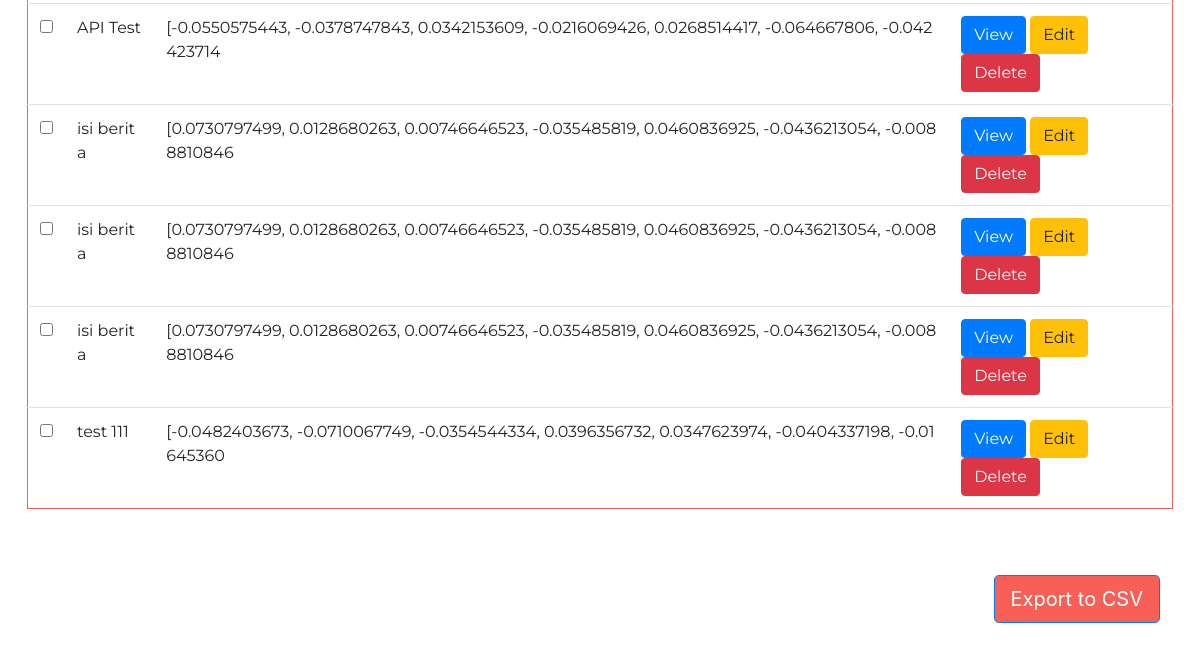
Before: /history (lower part) with the older database file.
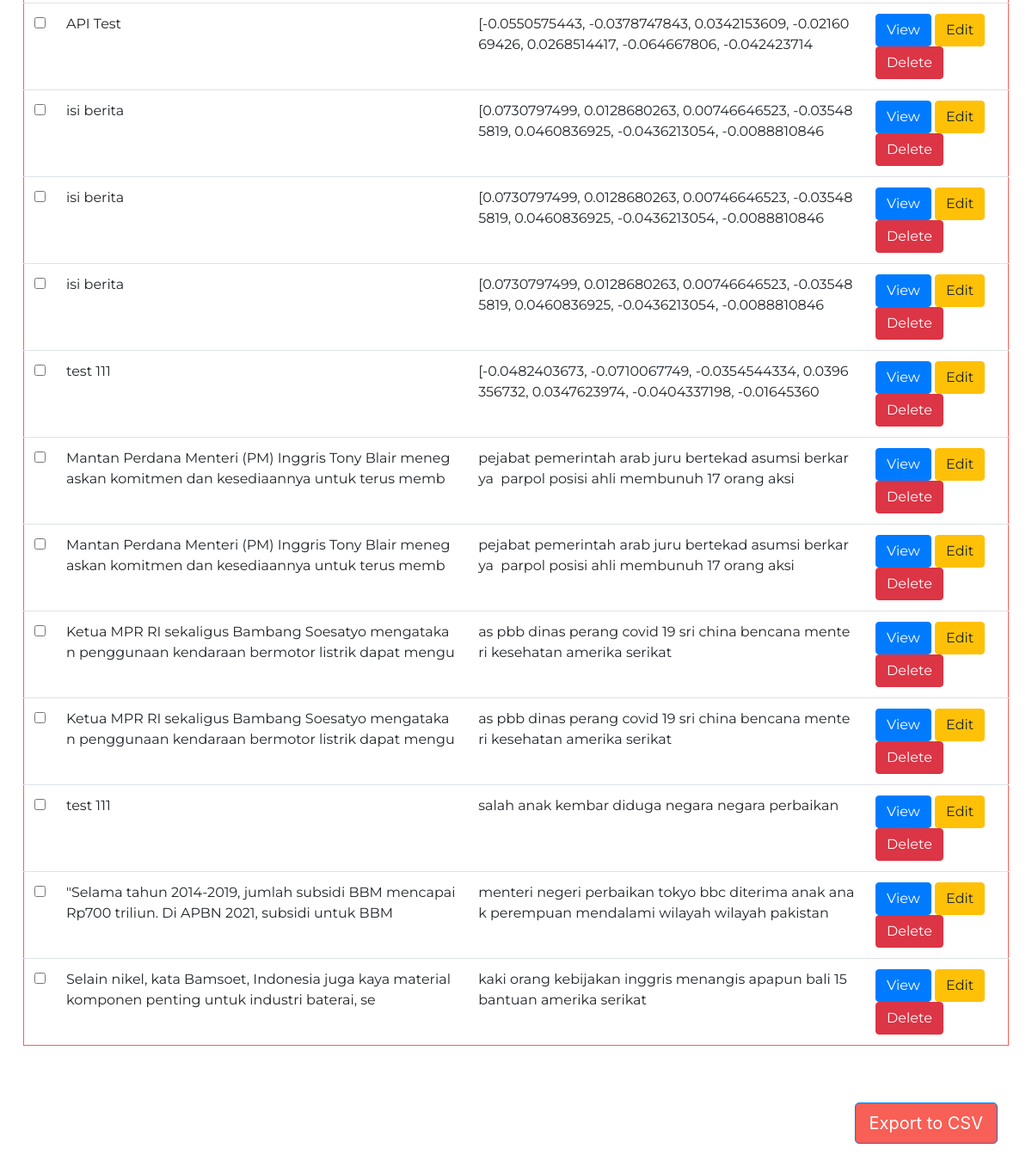
After: the same page with the newer database file.
### main.py (models this page shows, shortened)
class News(db.Model):
    id = db.Column(db.Integer, primary_key=True)
    inputNews = db.Column(db.Text, nullable=False)
    summarizedNews = db.Column(db.Text, nullable=False)

### main.py (the view)
@app.route('/history')
def history():
    query_news=News.query.order_by(News.id)
    return render_template('history.html', news=query_news,status='')

### templates/history.html (shortened to what this page needs)
<!doctype html>
<html lang="en">
<head>
  <link rel="stylesheet" type="text/css" href="{{ url_for('static',filename='style.css') }}">
  <link rel="stylesheet" href="https://cdn.jsdelivr.net/npm/bootstrap@4.0.0/dist/css/bootstrap.min.css"
>
  <link href="https://cdn.datatables.net/1.11.5/css/dataTables.bootstrap4.min.css" rel="stylesheet">
  <link href="https://cdnjs.cloudflare.com/ajax/libs/twitter-bootstrap/4.5.2/css/bootstrap.css" rel="stylesheet">
  <link href="https://stackpath.bootstrapcdn.com/bootstrap/4.2.1/css/bootstrap.min.css" rel="stylesheet" />
  <link href="http://fonts.cdnfonts.com/css/seven-segment" rel="stylesheet">
</head>
<body>
  <form action="/export" method="post" id="formExport">
    <table class="table table-hover" style="width: 95.5%; border: 1px solid #f85f56;" id="table">
      <tbody>
        {% for _news in news %}
        <tr>
          <td><input name="list_array[]" type="checkbox" value="{{_news.id}}"></td>
          <td style="word-break: break-all;">{{_news.inputNews[:100]}}</td>
          <td style="word-break: break-all;">{{_news.summarizedNews[:100]}}</td>
          <td>
            <a class="btn btn-primary" href="/{{_news.id}}" role="button">View</a>
            <a class="btn btn-warning" href="/edit/{{_news.id}}" role="button">Edit</a>
            <a type="button" class="btn btn-danger" data-toggle="modal" data-table="{{_news.id}}"
              data-target="#exampleModal" style="display: inline;">
              Delete
            </a>
          </td>
        </tr>
        {% endfor %}
      </tbody>
    </table>
    <a class="btn btn-primary btn-lg float-right m-50" href="#" role="button"
      onclick="document.getElementById('formExport').submit()">Export to CSV</a>
  </form>
</body>
</html>

### static/style.css (style rules this page uses)
html { overflow-x: hidden; }
.m-50 { margin: 50px; }
body { overflow-x: hidden; font-family: 'Montserrat'; }
table { resize: none; font-family: 'Montserrat'; }
a.btn.btn-danger { color: white !important; }
.btn.btn-primary.btn-lg.float-right.m-50 { margin-right: 40px; background-color: #f85f56; }
@media (min-width:1025px) { table { margin: auto; } }

Changed rows visible on the page:
added News: inputNews "Mantan Perdana Menteri (PM) Inggris Tony Blair menegaskan komitmen dan kesediaannya untuk terus memb", summarizedNews "pejabat pemerintah arab juru bertekad asumsi berkarya  parpol posisi ahli membunuh 17 orang aksi"
added News: inputNews "Mantan Perdana Menteri (PM) Inggris Tony Blair menegaskan komitmen dan kesediaannya untuk terus memb", summarizedNews "pejabat pemerintah arab juru bertekad asumsi berkarya  parpol posisi ahli membunuh 17 orang aksi"
added News: inputNews "Ketua MPR RI sekaligus Bambang Soesatyo mengatakan penggunaan kendaraan bermotor listrik dapat mengu", summarizedNews "as pbb dinas perang covid 19 sri china bencana menteri kesehatan amerika serikat"
added News: inputNews "Ketua MPR RI sekaligus Bambang Soesatyo mengatakan penggunaan kendaraan bermotor listrik dapat mengu", summarizedNews "as pbb dinas perang covid 19 sri china bencana menteri kesehatan amerika serikat"
added News: inputNews "test 111", summarizedNews "salah anak kembar diduga negara negara perbaikan"
added News: inputNews "\"Selama tahun 2014-2019, jumlah subsidi BBM mencapai Rp700 triliun. Di APBN 2021, subsidi untuk BBM", summarizedNews "menteri negeri perbaikan tokyo bbc diterima anak anak perempuan mendalami wilayah wilayah pakistan"
added News: inputNews "Selain nikel, kata Bamsoet, Indonesia juga kaya material komponen penting untuk industri baterai, se", summarizedNews "kaki orang kebijakan inggris menangis apapun bali 15 bantuan amerika serikat"
